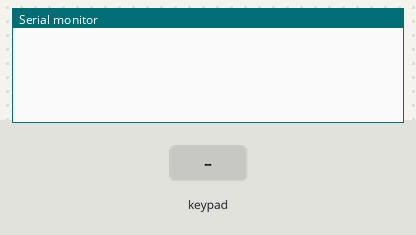
The sketch below on a simulated Arduino Mega 2560, built with avr-gcc and run on an emulated ATmega2560. Shown: the last lines printed to the serial monitor. Inputs (shaded band) come from the test bench.

Above: at 1.2 s.
1.3 s: key '1' pressed
At 1.8 s:
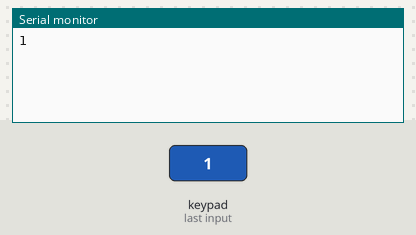
2.8 s: keypad keys 3 9 4 2 4 3 4 5 pressed 0.4 s apart
At 3.86 s:
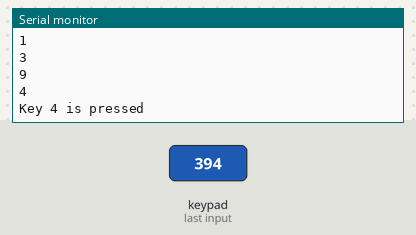
7.5 s: key 'A' pressed
At 8.7 s:
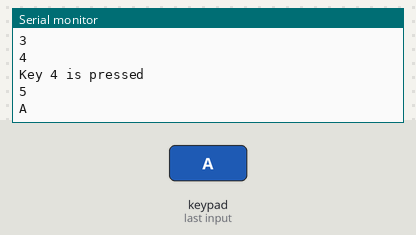
9.0 s: keypad keys 3 9 4 2 4 3 4 5 # pressed 0.4 s apart
At 13.5 s:
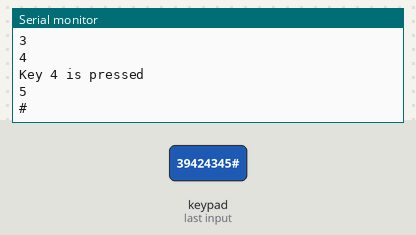
14.1 s: key 'B' pressed
At 15.1 s:
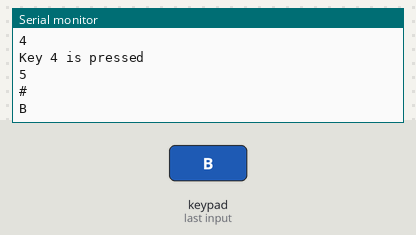
15.6 s: keypad keys 3 9 4 2 4 3 4 5 * pressed 0.4 s apart
At 19.8 s:
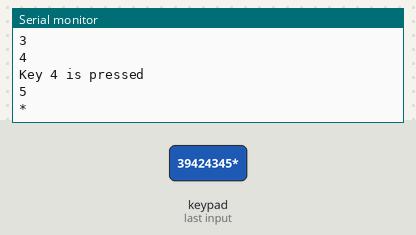
Timing chart, 0 to 21.3 s (numbered marks = the images above; inputs shaded):
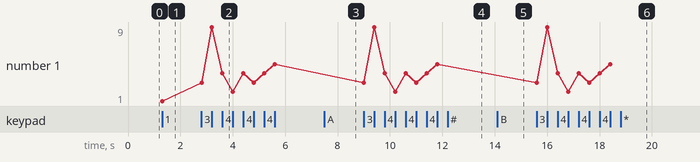

The sketch:

keypad_4x4.ino
```cpp
#include <Keypad.h>

const byte ROWS = 4; //four rows
const byte COLS = 4; //three columns
char keys[ROWS][COLS] = {
  {'1','2','3','A'},
  {'4','5','6','B'},
  {'7','8','9','C'},
  {'*','0','#','D'}
};

byte rowPins[ROWS] = {39,42,43,45}; //connect to the row pinouts of the keypad
byte colPins[COLS] = {47,49,51,53}; //connect to the column pinouts of the keypad

Keypad keypad = Keypad( makeKeymap(keys), rowPins, colPins, ROWS, COLS );

void setup(){
  Serial.begin(9600);
}

void loop(){
  char key = keypad.getKey();
    // just print the pressed key
   if (key){
    Serial.println(key);
  }

  // this checkes if 4 is pressed, then do something. Here  we print the text but you can control something.
  if (key =='4'){
    Serial.println("Key 4 is pressed");
  }
}
```

Measured:
- after the input at 1.3 s, the serial monitor: prints a new line at once (image 1)
- after the input at 2.8 s, the serial monitor: prints a new line at once (image 2)
- after the input at 7.5 s, the serial monitor: prints a new line at once (image 3)
- after the input at 9.0 s, the serial monitor: prints a new line at once (image 4)
- after the input at 14.1 s, the serial monitor: prints a new line at once (image 5)
- after the input at 15.6 s, the serial monitor: prints a new line at once (image 6)
- plotted number 1: 1 → 5 after the input at 2.8 s
